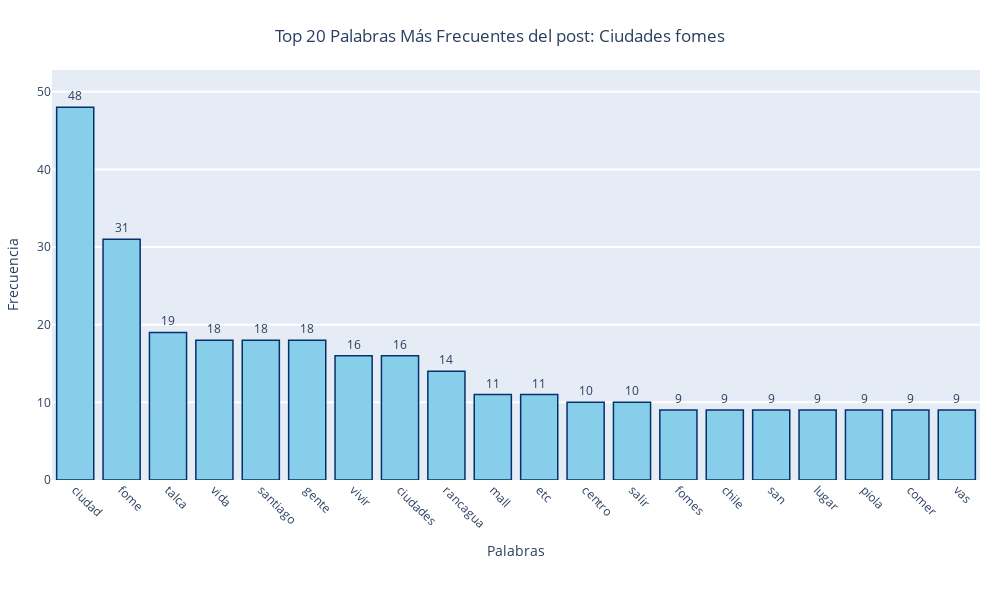

This figure's notebook cell:
### Code cell
def tendencias_por_post(df, nombre_archivo):
  comentarios=[]
  listacompletaTPP=[]
  for i in range(len(df)):
      temp=limpieza_comentarios(df['Texto del Comentario'][i]).split()
      listacompletaTPP.extend(temp)
      comentarios.append(temp)

  generate_wordcloud(listacompletaTPP, nombre_archivo)
  #print(comentarios[0])

titulo_unico=df4['Título'][totallargo(10)]#1,2, 10,15,
dftest=df4[df4['Título']==titulo_unico]
dftest.reset_index(inplace=True, drop=True)
nombre_archivo=titulo_unico
#tendencias_por_post(dftest, limpieza_comentarios(nombre_archivo))
plotly_graph(dftest, titulo_unico, 20, limpieza_comentarios(nombre_archivo))

### Figure 1 — Plotly figure (JSON) as saved in the notebook; plotly's stock layout.template omitted (floating-point values rounded to 4 significant figures)
{"data": [{"marker": {"color": "skyblue", "line": {"color": "rgb(8,48,107)", "width": 1.5}}, "text": ["48", "31", "19", "18", "18", "18", "16", "16", "14", "11", "11", "10", "10", "9", "9", "9", "9", "9", "9", "9"], "textposition": "outside", "type": "bar", "x": ["ciudad", "fome", "talca", "vida", "santiago", "gente", "vivir", "ciudades", "rancagua", "mall", "etc", "centro", "salir", "fomes", "chile", "san", "lugar", "piola", "comer", "vas"], "y": [48, 31, 19, 18, 18, 18, 16, 16, 14, 11, 11, 10, 10, 9, 9, 9, 9, 9, 9, 9]}], "layout": {"bargap": 0.2, "height": 600, "margin": {"b": 120, "l": 50, "r": 20, "t": 70}, "title": {"text": "Top 20 Palabras Más Frecuentes del post: Ciudades fomes", "x": 0.5, "xanchor": "center", "y": 0.95, "yanchor": "top"}, "width": 1000, "xaxis": {"tickangle": 45, "title": {"text": "Palabras"}}, "yaxis": {"gridwidth": 2, "range": [0, 52.8], "title": {"text": "Frecuencia"}, "zeroline": false}}}
